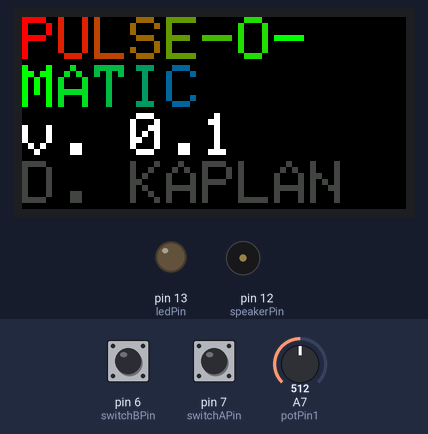
The sketch below on a simulated Arduino Mega 2560, built with avr-gcc and run on an emulated ATmega2560. Shown: 64×32 colour display, output pins drawn as LEDs (lit = HIGH), buzzer (waves = sounding). The inputs (shaded band) are chosen by the test bench; at power-on: pin 7 (switchAPin) HIGH, A7 (potPin1) = 512, pin 6 (switchBPin) HIGH.

Above: at 0.1 s.
At 0.71 s:
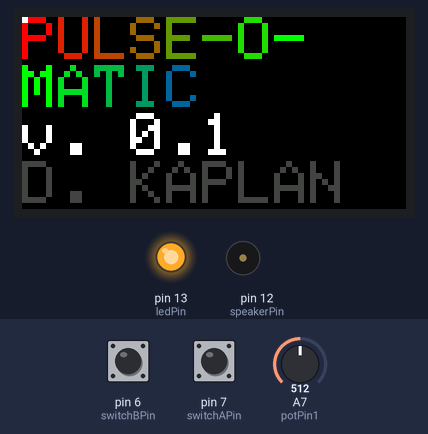
1.8 s: pin 7 (switchAPin) pulled LOW for 1 s
At 2.27 s:
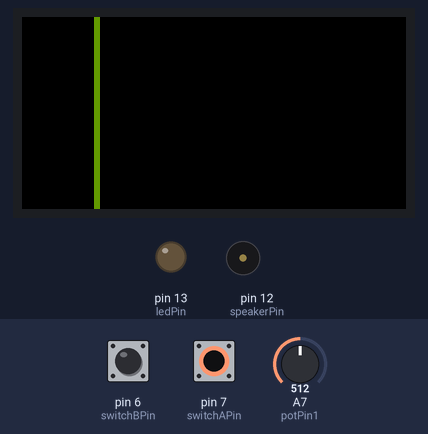
3.4 s: A7 (potPin1) set to 86
6.1 s: A7 (potPin1) set to 70
9.1 s: A7 (potPin1) set to 122
12.1 s: pin 6 (switchBPin) pulled LOW for 0.15 s
Timing chart, 0 to 15.1 s (numbered marks = the images above; inputs shaded):
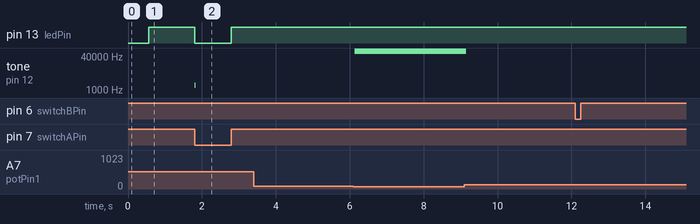

The sketch:

matrix_sweep.ino
```cpp
/* sweep across a RGB LED Matrix
 Can work with either 16x32 or 32x64 Matrices, but make sure to wire up correctly
 For 32x64 Matrix wiring is (for Arduino Mega):
 G1=25      R1=24
 GND=GND    B1=26
 G2=28      R2=27
 GND=GND    B2=29
 B=A1       A=A0
 D=A3       C=A2
 LAT=10     CLK=11
 GND = GND  OE=9

 For 16x32 Matrix wiring is:
 G1=25      R1=24
 GND=GND    B1=26
 G2=28      R2=27
 GND=GND    B2=29
 B=A1       A=A0
 GND=GND    C=A2
 LAT=A3     CLK=11
 GND = GND  OE=9

 The program has three modes: pixel sweep, line sweep, and fill
 the speed can be changed by changing the potentiometer
 the mode can be changed by the switch


See: https://learn.adafruit.com/32x16-32x32-rgb-led-matrix/test-example-code

Download libraries from:

https://github.com/adafruit/RGB-matrix-Panel
and
https://github.com/adafruit/Adafruit-GFX-Library

*/

// Set up the RGB LED Matrix
// Taken from a number of Adafruit examples such as testshapes and testcolors
#include <Adafruit_GFX.h>   // Core graphics library
#include <RGBmatrixPanel.h> // Hardware-specific library

char NAME[] = "PULSE-O-MATIC";
char VERSION[] = "0.1";
char CREATOR[] = "D. KAPLAN";

// define this for debugging output to serial port
// #define DEBUG

// define this to use sound output
#define SOUND

// set these to 0 or 1 to swap directions
#define X_DIR 1
#define Y_DIR 1

// use this for a 16x32 matrix
// if using the 32x64, leave it undefined
// #define Matrix16x32

// potentiometer for analog input
const int potPin1=A7;

// switches for digital input and to change the state of the sweep
const int switchAPin = 7;
const int switchBPin = 6;
// digital output for speaker
const int speakerPin = 12;


// pins for wiring the Matrix
#define CLK 11  // MUST be on PORTB! (Use pin 11 on Mega)
#define OE  9
#define A   A0
#define B   A1
#define C   A2

#ifdef Matrix16x32
  #define LAT A3
  RGBmatrixPanel matrix(A, B, C, CLK, LAT, OE, false);
#else
  #define LAT 10
  #define D   A3
  RGBmatrixPanel matrix(A, B, C, D, CLK, LAT, OE, false, 64);
#endif


////////////////////////////////////////////////////////////////////////////
// GLOBAL VARIABLES
////////////////////////////////////////////////////////////////////////////
// this is the built-in LED
const int ledPin=13;
// the types of sweeps possible
enum sweep { NONE, PIXEL, LINE };
// which type are we doing
sweep sweep_state;
// and which state were we in
sweep previous_state;
int sensorvalue;
// sweep delay in ms
int sweepdelay;
int previousdelay;
// how can we color things?
enum colormode { CONSTANT, PROGRESSIVE};

////////////////////////////////////////////////////////////////////////////
// Wheel()
// Input a value 0 to 24 to get a color value.
// The colours are a transition r - g - b - back to r.
// Taken from Adafruit testshapes_32x64
////////////////////////////////////////////////////////////////////////////
uint16_t Wheel(byte WheelPos) {
  if(WheelPos < 8) {
   return matrix.Color333(7 - WheelPos, WheelPos, 0);
  } else if(WheelPos < 16) {
   WheelPos -= 8;
   return matrix.Color333(0, 7-WheelPos, WheelPos);
  } else {
   WheelPos -= 16;
   return matrix.Color333(0, WheelPos, 7 - WheelPos);
  }
}

////////////////////////////////////////////////////////////////////////////
// checkIO()
// check the switch and potentiometer for input
////////////////////////////////////////////////////////////////////////////
void checkIO() {
  // read the value from the sensor:
  sweepdelay = analog2sweep(analogRead(potPin1));
  if (abs(sweepdelay - previousdelay) >= 5)
  {
    // if the change was large
    // use this to guard against small changes caused by ADC variability etc
    previousdelay=sweepdelay;
    #ifdef DEBUG
      Serial.print("Setting sweep delay to ");
      Serial.println(sweepdelay);
    #endif
  }
  digitalWrite(ledPin,digitalRead(switchAPin));
  if (digitalRead(switchAPin) == LOW)
  {
    sweep_state = LINE;
  }
  else if (digitalRead(switchBPin) == LOW)
  {
    sweep_state = PIXEL;
  }
  else {
    sweep_state = NONE;
  }

}


////////////////////////////////////////////////////////////////////////////
// analog2sweep()
// translate an analog sensor value [0,1024)
// to a sweep delay in ms
////////////////////////////////////////////////////////////////////////////
int analog2sweep(int analogvalue) {
  return analogvalue / 20;
}

////////////////////////////////////////////////////////////////////////////
// TonePlayer class
////////////////////////////////////////////////////////////////////////////
class TonePlayer
{
  int period;

  ///////////////////
  public:
  TonePlayer()
  {
      period=0;
  }

  ///////////////////
  void Play(int periodtouse)
  {
    int frequency;
    period=periodtouse;
    // determine the frequency from the delaytime
    frequency=10000/period;
    tone(speakerPin, frequency, period);
  }

};
// initialize the tone player
TonePlayer toneplayer;


////////////////////////////////////////////////////////////////////////////
// generic Sweep class
// keeps track of the last pixel updated and waits until the appropriate time to do the next one
// should not be used on its own:
//  methods for TurnOn() and TurnOff() are virtual and need to be implemented in the derived classes
////////////////////////////////////////////////////////////////////////////
class Sweep
{
  protected:
    // current and last coordinates
    uint8_t x, y;
    uint8_t lastx, lasty;
    // this can be either a constant color or a progressive sweep that depends on the pixels
    colormode sweepcolormode;
    // for a constant color, these are the rgb values
    uint8_t pixelr, pixelg, pixelb;
    // last time a unit was set
    unsigned long previoustime;
    // is this instance on or off?
    boolean state;
    // should we update rows (y) as well as columns (x)?
    boolean updaterows;
    // factor to divide the delaytime for doing the sound timing
    int soundfactor;

  ///////////////////
  public:
  Sweep(colormode sweepcolormodetoset)
  {
      sweepcolormode=sweepcolormodetoset;
      // set default to WHITE
      pixelr=7;
      pixelg=7;
      pixelb=7;

      x=0;
      y=0;
      lastx=0;
      lasty=0;

      previoustime=0;

      // currently off
      state=false;

      // pixel by pixel
      updaterows=true;

      // length of the sound should be the length of a single unit
      soundfactor=1;
  }

  void setProgressive()
  {
    sweepcolormode=PROGRESSIVE;
  }

  void setColor(uint8_t r, uint8_t g, uint8_t b)
  {
    sweepcolormode=CONSTANT;

    pixelr=r;
    pixelg=g;
    pixelb=b;
  }

  ///////////////////
  void Update(int delaytime)
  {
    unsigned long currenttime = millis();
    if (currenttime - previoustime >= delaytime) {

      // turn on
      state=true;

      // call the derived turn-on method here.
      TurnOn();

      lastx=x;
      if (updaterows)
      {
        lasty=y;
        y++;
        if (y==matrix.height()) {
          x++;
          y=0;
        }
      }
      else
      {
        x++;
      }
      if (x==matrix.width()) {
        x=0;
      }
      #ifdef SOUND
        if (y==matrix.height()/2 || !updaterows) {
          toneplayer.Play(delaytime / soundfactor);
        }
      #endif
      previoustime=currenttime;
    }
  }

  ///////////////////
  // Turn on the current
  // this is virtual - needs to be sub-classed
  virtual void TurnOn(void) = 0;

  ///////////////////
  // Turn off the current and last unit
  // helps with state changes
  // this is virtual - needs to be sub-classed
  virtual void TurnOff(void) = 0;

};

////////////////////////////////////////////////////////////////////////////
// PixelSweep class
// sweeps across a single pixel
// keeps track of the last pixel updated and waits until the appropriate time to do the next one
////////////////////////////////////////////////////////////////////////////
class PixelSweep : public Sweep
{

  ///////////////////
  public:
  PixelSweep(uint8_t r, uint8_t g, uint8_t b) : Sweep(CONSTANT)
  {
    setColor(r, g, b);
    soundfactor=1;
    updaterows=true;
  }

  ///////////////////
  void TurnOn()
  {
      matrix.drawPixel((matrix.width()-1)*(1-X_DIR) + x*(2*X_DIR-1), (matrix.height()-1)*(1-Y_DIR) + y*(2*Y_DIR-1), matrix.Color333(pixelr, pixelg, pixelb));
      // now previous pixel as black
      if (!((x == lastx) && (y == lasty))) {
        matrix.drawPixel((matrix.width()-1)*(1-X_DIR) + lastx*(2*X_DIR-1), (matrix.height()-1)*(1-Y_DIR) + lasty*(2*Y_DIR-1), matrix.Color333(0, 0, 0));
      }
  }

  ///////////////////
  // Just turn off the current and last pixel
  // helps with state changes
  void TurnOff()
  {
    if (state) {
      matrix.drawPixel((matrix.width()-1)*(1-X_DIR) + x*(2*X_DIR-1), (matrix.height()-1)*(1-Y_DIR) + y*(2*Y_DIR-1), matrix.Color333(0, 0, 0));
      matrix.drawPixel((matrix.width()-1)*(1-X_DIR) + lastx*(2*X_DIR-1), (matrix.height()-1)*(1-Y_DIR) + lasty*(2*Y_DIR-1), matrix.Color333(0, 0, 0));
      state=false;
    }
  }

};


////////////////////////////////////////////////////////////////////////////
// LineSweep class
// sweeps across a line
// keeps track of the last line updated and waits until the appropriate time to do the next one
////////////////////////////////////////////////////////////////////////////
class LineSweep : public Sweep
{
  ///////////////////
  public:
  LineSweep() : Sweep(PROGRESSIVE)
  {
    soundfactor=4;
    updaterows=false;
  }

  ///////////////////
  void TurnOn()
  {
      // translate from x to color c
      int c = (24*x)/matrix.width();
      // draw a line
      matrix.drawLine((matrix.width()-1)*(1-X_DIR) + x*(2*X_DIR-1), 0, (matrix.width()-1)*(1-X_DIR) + x*(2*X_DIR-1), matrix.height()-1, Wheel(uint8_t(c)));
      // now draw previous one as black
      if (x != lastx) {
        matrix.drawLine((matrix.width()-1)*(1-X_DIR) + lastx*(2*X_DIR-1), 0, (matrix.width()-1)*(1-X_DIR) + lastx*(2*X_DIR-1), matrix.height()-1, matrix.Color333(0, 0, 0));
      }

  }

  ///////////////////
  // Just turn off the current and last line
  // helps with state changes
  void TurnOff()
  {
    if (state) {
      matrix.drawLine((matrix.width()-1)*(1-X_DIR) + x*(2*X_DIR-1), 0, (matrix.width()-1)*(1-X_DIR) + x*(2*X_DIR-1), matrix.height()-1, matrix.Color333(0, 0, 0));
      matrix.drawLine((matrix.width()-1)*(1-X_DIR) + lastx*(2*X_DIR-1), 0, (matrix.width()-1)*(1-X_DIR) + lastx*(2*X_DIR-1), matrix.height()-1, matrix.Color333(0, 0, 0));
      state=0;
    }
  }
};

////////////////////////////////////////////////////////////////////////////
// AllOn class
// Illuminates the whole matrix with a changing color
////////////////////////////////////////////////////////////////////////////
class AllOn : public Sweep
{
  ///////////////////
  public:
  AllOn() : Sweep(PROGRESSIVE)
  {
    soundfactor=4;
    updaterows=false;
  }

  ///////////////////
  void TurnOn()
  {
    int c = (24*x)/matrix.width();
    matrix.fillScreen(Wheel(uint8_t(c)));

  }

  ///////////////////
  // Just turn off the matrix
  // helps with state changes
  void TurnOff()
  {
    matrix.fillScreen(matrix.Color333(0, 0, 0));
  }
};

////////////////////////////////////////////////////////////////////////////
// Identify()
// Displays a splash screen
////////////////////////////////////////////////////////////////////////////
void Identify()
{
  // text handling from https://github.com/adafruit/RGB-matrix-Panel/blob/master/examples/testshapes_32x64/testshapes_32x64.ino
  // draw some text!
  matrix.setTextSize(1);     // size 1 == 8 pixels high
  matrix.setTextWrap(true); // Don't wrap at end of line - will do ourselves

  matrix.setCursor(0, 0);    // start at top left, with 8 pixel of spacing
  uint8_t w = 0;
  for (w=0; w<sizeof(NAME); w++) {
    matrix.setTextColor(Wheel(w));
    if (w==8) {
      matrix.println();
    }
    matrix.print(NAME[w]);
  }
  matrix.println();

  matrix.setTextColor(matrix.Color333(7,7,7));
  matrix.print("v. ");
  matrix.println(VERSION);
  matrix.setTextColor(matrix.Color333(2,2,2));
  matrix.println(CREATOR);
}

////////////////////////////////////////////////////////////////////////////
// initialize the pixelsweep and linesweep, along with the fill
PixelSweep pixelsweep(7, 7, 7);
LineSweep linesweep;
AllOn allon;

////////////////////////////////////////////////////////////////////////////
void setup() {
  // have an external LED also there for showing when things happen
  pinMode(ledPin, OUTPUT);
  // switch for changing modes
  pinMode(switchAPin, INPUT_PULLUP);
  pinMode(switchBPin, INPUT_PULLUP);

  matrix.begin();

  #ifdef DEBUG
    Serial.begin(9600);
    while (! Serial); // Wait untilSerial is ready - Leonardo
    #ifdef Matrix16x32
      Serial.println("Using a 16x32 Matrix");
    #else
      Serial.println("Using a 32x64 Matrix");
    #endif
  #endif

  sweep_state=PIXEL;
  previous_state=PIXEL;
  previousdelay=0;

  Identify();
  delay(500);
}

////////////////////////////////////////////////////////////////////////////
void loop() {
  // depending on the state of the sweep variable
  // run it in either mode
  switch (sweep_state) {
    case PIXEL:
      pixelsweep.Update(sweepdelay);
      break;
    case LINE:
      linesweep.Update(sweepdelay);
      break;
    case NONE:
      allon.Update(sweepdelay);
      break;
  }
  if (sweep_state != previous_state)
  {
    #ifdef DEBUG
      Serial.print("Previous state was ");
      Serial.println(previous_state);
      Serial.print("New state is ");
      Serial.println(sweep_state);
    #endif
    // did we just switch
    switch (previous_state) {
      case PIXEL:
        pixelsweep.TurnOff();
        break;
      case LINE:
        linesweep.TurnOff();
        break;
      case NONE:
        allon.TurnOff();
        break;
    }
    previous_state=sweep_state;
  }
  checkIO();
}
```

Measured:
- after the input at 1.8 s, pin 13 (ledPin): HIGH → LOW at once, → HIGH 1.0 s later; tone on pin 12 (speakerPin): silent → 1666 Hz at once, → silent 0.01 s later; the display: first differs from a run without the input after 0.31 s (image 2)
- after the input at 3.4 s, tone on pin 12 (speakerPin): stays silent (without the input it goes to 1666 Hz after 2.7 s)
- after the input at 6.1 s, tone on pin 12 (speakerPin): silent → 65535 Hz at once
- after the input at 9.1 s, tone on pin 12 (speakerPin): 65535 Hz → silent after 0.05 s
